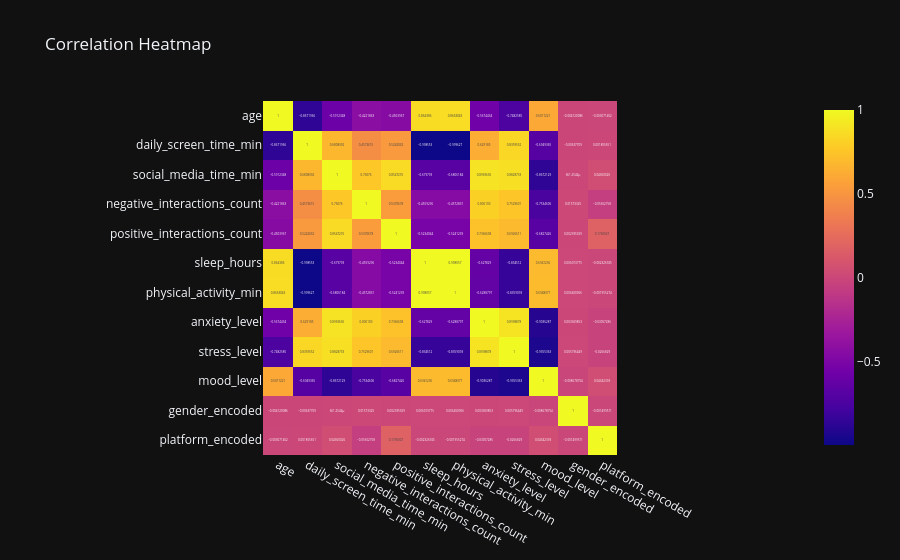

The notebook cell saved with this chart:
### Code cell
# EDA: Correlation heatmap
numeric_cols = df.select_dtypes(include=[np.number]).columns
corr_matrix = df[numeric_cols].corr()
fig = px.imshow(corr_matrix, text_auto=True, title='Correlation Heatmap', template='plotly_dark')
fig.write_image('../viz/correlation_heatmap.png')
fig.show()

### Figure 1 — Plotly figure (JSON) as saved in the notebook; plotly's stock layout.template omitted (floating-point values rounded to 4 significant figures; data arrays with more than 128 entries replaced by an {"elided": "..."} marker saying what was removed)
{"data": [{"coloraxis": "coloraxis", "hovertemplate": "x: %{x}<br>y: %{y}<br>color: %{z}<extra></extra>", "name": "0", "texttemplate": "%{z}", "type": "heatmap", "x": ["age", "daily_screen_time_min", "social_media_time_min", "negative_interactions_count", "positive_interactions_count", "sleep_hours", "physical_activity_min", "anxiety_level", "stress_level", "mood_level", "gender_encoded", "platform_encoded"], "xaxis": "x", "y": ["age", "daily_screen_time_min", "social_media_time_min", "negative_interactions_count", "positive_interactions_count", "sleep_hours", "physical_activity_min", "anxiety_level", "stress_level", "mood_level", "gender_encoded", "platform_encoded"], "yaxis": "y", "z": {"elided": "12x12 float values"}}], "layout": {"coloraxis": {"colorscale": [[0, "#0d0887"], [0.1111, "#46039f"], [0.2222, "#7201a8"], [0.3333, "#9c179e"], [0.4444, "#bd3786"], [0.5556, "#d8576b"], [0.6667, "#ed7953"], [0.7778, "#fb9f3a"], [0.8889, "#fdca26"], [1, "#f0f921"]]}, "title": {"text": "Correlation Heatmap"}, "xaxis": {"anchor": "y", "constrain": "domain", "domain": [0, 1], "scaleanchor": "y"}, "yaxis": {"anchor": "x", "autorange": "reversed", "constrain": "domain", "domain": [0, 1]}}}
